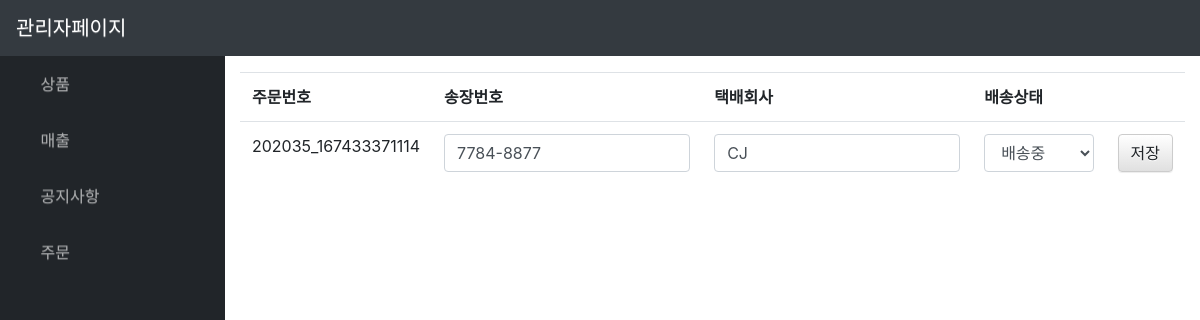
Page /manage/OrderList/ (signed in) on the earlier database version.
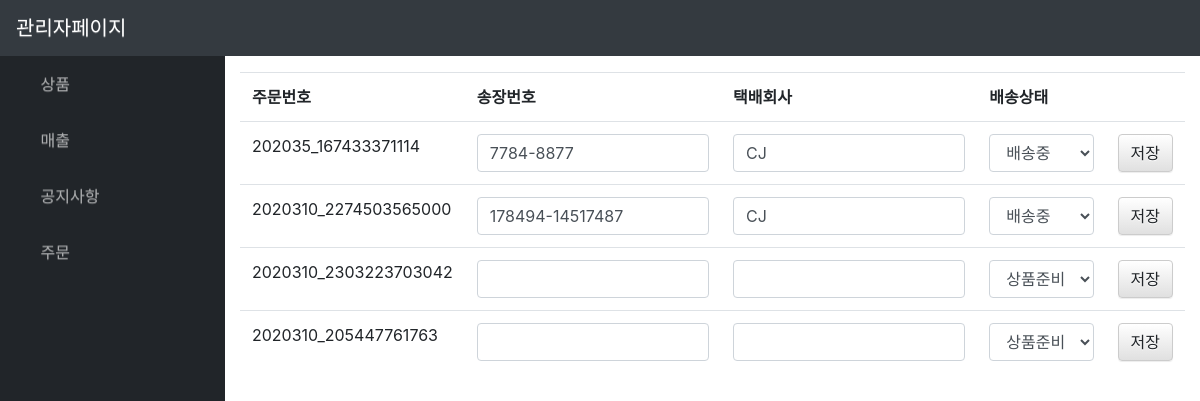
Same page on the later database version.
### boeun_bread/models.py (models this page shows)
class Order(models.Model):
    User                  = models.ForeignKey(Profile, on_delete=models.DO_NOTHING)
    User_address          = models.CharField(max_length=200) #주소
    User_detail_address   = models.CharField(max_length=100) #상세 주소
    Order_Number          = models.CharField(max_length=200)#주문번호
    post_number           = models.CharField(max_length=200,null=True, blank=True) #우편번호
    Total_price           = models.IntegerField(default=0) # 주문 총금액
    Order_date            = models.DateField(auto_now_add=True) #주문 날짜
    Order_type            = models.IntegerField(default=0) # 0 : 결제확인
    Order_hope_date       = models.DateTimeField(null=True,blank=True) #배송 희망일
    Order_request_content = models.CharField(null=True,blank=True,max_length=200) #주문시 요청사항
    payment_type          = models.CharField(max_length=200, null=True, blank=True, default="결제대기") #결제수단
    Order_status          = models.BooleanField(default=False) #True = 결제완료

class Delivery(models.Model):
    DELIVERY_STATUS = (
        ('1','상품준비중'),
        ('2','배송중'),
        ('3','배송완료')
    )
    order            = models.OneToOneField(Order,on_delete=models.CASCADE,null=True,blank=True)
    delivery_number  = models.CharField(max_length=30) #송장번호
    delivery_company = models.CharField(max_length=20) #택배회사
    delivery_status  = models.CharField(max_length=1,choices=DELIVERY_STATUS,default='1')

### boeun_bread/views.py (the view, shortened to what this page needs)
# urls.py: path('manage/OrderList/',views.order_list,name="order_list"),
@login_required
def order_list(request):
    if not isAdmin(request):
        return render(request,'boeun_bread/main.html',{'manage_msg':'권한 없습니다.'})
    orders = Order.objects.all()
    context = {
        'orders':orders
    }
    return render(request,'manage/order_list.html',context)

### boeun_bread/views.py (called while the page is built)
def isAdmin(request):
    profile = Profile.objects.get(user=request.user)
    return True if profile.U_grade == 0 else False

### boeun_bread/templates/manage/order_list.html (shortened to what this page needs)
{% extends 'manage/manage_base.html'%}
{% block manage_content %}
    <table class="table table-hover">
        <tr>
            <th>주문번호</th>
            <th>송장번호</th>
            <th>택배회사</th>
            <th>배송상태</th>
            <th></th>
        </tr>
            {% for order in orders %}
            {% if not order.delivery.delivery_status == '3'%}
            <form method="POST">
                <tr>
                    <td class="popup-btn" style="cursor: pointer;" index="{{order.pk}}">{{order.Order_Number}}</td>
                    <td>
                        <input type="text" name="number" value="{{order.delivery.delivery_number}}" class="form-control">
                    </td>
                    <td>
                        <input type="text" name="company" value="{{order.delivery.delivery_company}}" class="form-control">
                    </td>
                    <td>
                        <select class="form-control" name="status">
                            <option value="1"
                            {% if order.delivery.delivery_status == '1'%}selected{%endif%}>상품준비중</option>
                            <option value="2"
                            {% if order.delivery.delivery_status == '2'%}selected{%endif%}>배송중</option>
                        </select>
                    </td>
                    <td>
                        <input type="submit" value="저장" class="btn btn-default">
                    </td>
                </tr>
            </form>
            {% endif %}
            {% endfor %}
    </table>
{% endblock %}

Differences in the rows shown:
added Order: Order_Number "2020310_2274503565000", number "178494-14517487", company "CJ", status "배송중"
added Order: Order_Number "2020310_2303223703042"
added Order: Order_Number "2020310_205447761763"
